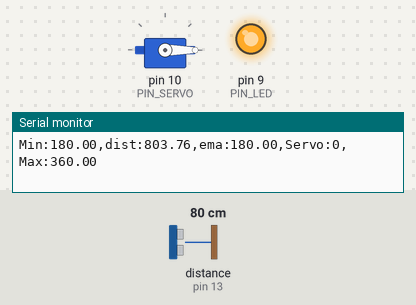
Bench run of a sketch on a simulated Arduino Uno, built with avr-gcc and run on an emulated ATmega328P. Parts: servo, output pins drawn as LEDs (lit = HIGH), the last lines printed to the serial monitor. Wiring (inferred from the names in the program): ultrasonic range finder: trigger pin 12; echo pin 13. The inputs (shaded band) are chosen by the test bench; at power-on: distance to the obstacle (sensor on pin 13) 80 cm. The echo pulse lasts 58.3 µs per cm; pins used as bus, display or sensor lines are not drawn.

Above: at 1.2 s.
1.3 s: distance to the obstacle (sensor on pin 13) set to 35 cm
At 2.1 s:
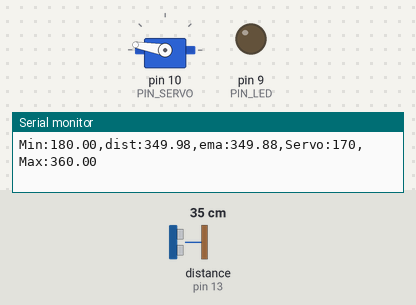
3.1 s: distance to the obstacle (sensor on pin 13) set to 18 cm
At 3.25 s:
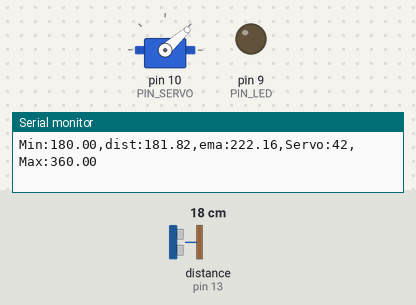
Timing chart, 0 to 12.1 s (numbered marks = the images above; inputs shaded):
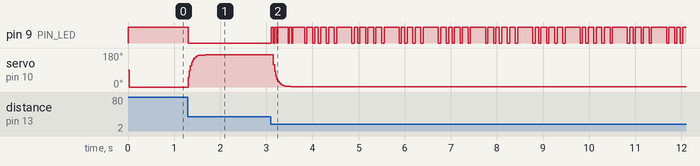

The sketch:

11_example_1.ino
```cpp
#include <Servo.h>

// Arduino pin assignment
#define PIN_LED   9   // LED active-low
#define PIN_TRIG  12  // sonar sensor TRIGGER
#define PIN_ECHO  13  // sonar sensor ECHO
#define PIN_SERVO 10  // servo motor

// configurable parameters for sonar
#define SND_VEL 346.0     // sound velocity at 24 celsius degree (unit: m/sec)
#define INTERVAL 25       // sampling interval (unit: msec)
#define PULSE_DURATION 10 // ultra-sound Pulse Duration (unit: usec)
#define _DIST_MIN 180.0   // minimum distance to be measured (unit: mm)
#define _DIST_MAX 360.0   // maximum distance to be measured (unit: mm)

#define TIMEOUT ((INTERVAL / 2) * 1000.0) // maximum echo waiting time (unit: usec)
#define SCALE (0.001 * 0.5 * SND_VEL)     // coefficent to convert duration to distance

#define _EMA_ALPHA 0.3    // EMA weight of new sample (range: 0 to 1)
                          // 실험하여 최적값 선택 (클수록 빠르게 추종, 작을수록 떨림 감소)

// duty duration for myservo.writeMicroseconds()
// CALIBRATED VALUES (servo by servo) - 측정값으로 교체할 것
#define _DUTY_MIN 500                           // servo 0 degree (measured)
#define _DUTY_MAX 2400                          // servo 180 degree (measured)
#define _DUTY_NEU ((_DUTY_MIN + _DUTY_MAX) / 2) // servo 90 degree

// global variables
float  dist_ema, dist_prev = _DIST_MAX; // unit: mm
unsigned long last_sampling_time;       // unit: ms

Servo myservo;

void setup() {
  // initialize GPIO pins
  pinMode(PIN_LED, OUTPUT);
  pinMode(PIN_TRIG, OUTPUT);    // sonar TRIGGER
  pinMode(PIN_ECHO, INPUT);     // sonar ECHO
  digitalWrite(PIN_TRIG, LOW);  // turn-off Sonar
  digitalWrite(PIN_LED, HIGH);  // LED OFF (active-low)

  // 보정값을 attach에 넘겨서 read()가 0~180도를 정확히 반환하도록 함
  myservo.attach(PIN_SERVO, _DUTY_MIN, _DUTY_MAX);
  myservo.writeMicroseconds(_DUTY_NEU);

  // initialize USS related variables
  dist_prev = _DIST_MIN; // raw distance output from USS (unit: mm)
  dist_ema  = _DIST_MIN; // start EMA from a valid value

  // initialize serial port
  Serial.begin(57600);
}

void loop() {
  float dist_raw, dist_filtered;
  int duty;

  // wait until next sampling time.
  // millis() returns the number of milliseconds since the program started.
  // will overflow after 50 days.
  if (millis() < last_sampling_time + INTERVAL)
    return;

  // get a distance reading from the USS
  dist_raw = USS_measure(PIN_TRIG, PIN_ECHO);

  // the range filter
  if ((dist_raw == 0.0) || (dist_raw > _DIST_MAX)) {
      dist_filtered = dist_prev;       // 측정 실패/범위 초과 -> 이전 값 유지
      digitalWrite(PIN_LED, HIGH);     // LED OFF
  } else if (dist_raw < _DIST_MIN) {
      dist_filtered = dist_prev;       // 범위 미만 -> 이전 값 유지
      digitalWrite(PIN_LED, HIGH);     // LED OFF
  } else {    // In desired Range
      dist_filtered = dist_raw;
      dist_prev = dist_raw;
      digitalWrite(PIN_LED, LOW);      // LED ON (active-low)
  }

  // EMA filter
  dist_ema = _EMA_ALPHA * dist_filtered + (1.0 - _EMA_ALPHA) * dist_ema;

  // adjust servo position according to the USS read value
  if (dist_ema <= _DIST_MIN) {
      duty = _DUTY_MIN;                // 18cm 이하: 0도
  } else if (dist_ema >= _DIST_MAX) {
      duty = _DUTY_MAX;                // 36cm 이상: 180도
  } else {
      // 18~36cm: 거리에 비례하여 0~180도 연속 변화
      duty = _DUTY_MIN + (dist_ema - _DIST_MIN) * (_DUTY_MAX - _DUTY_MIN)
                         / (_DIST_MAX - _DIST_MIN);
  }
  myservo.writeMicroseconds(duty);

  // output the distance to the serial port
  Serial.print("Min:");    Serial.print(_DIST_MIN);
  Serial.print(",dist:");  Serial.print(dist_raw);
  Serial.print(",ema:");   Serial.print(dist_ema);
  Serial.print(",Servo:"); Serial.print(myservo.read());
  Serial.print(",Max:");   Serial.print(_DIST_MAX);
  Serial.println("");

  // update last sampling time
  last_sampling_time += INTERVAL;
}

// get a distance reading from USS. return value is in millimeter.
float USS_measure(int TRIG, int ECHO)
{
  digitalWrite(TRIG, HIGH);
  delayMicroseconds(PULSE_DURATION);
  digitalWrite(TRIG, LOW);

  return pulseIn(ECHO, HIGH, TIMEOUT) * SCALE; // unit: mm
}
```

Measured:
- after the input at 1.3 s, pin 9 (PIN_LED): HIGH → LOW at once; servo on pin 10 (PIN_SERVO): moves from 0° to 170° over 0.37 s, starting at once
- after the input at 3.1 s, servo on pin 10 (PIN_SERVO): moves from 170° to 2° over 0.37 s, starting after 0.05 s
